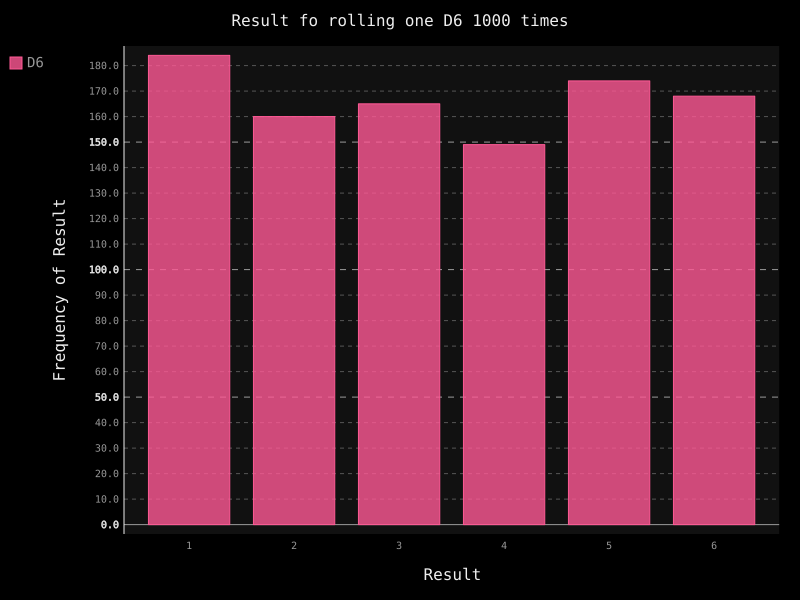

Write the Python code that produced this figure.
from die import Die
import pygal

die = Die()

res = []

for roll_num in range(1000):
    result = die.roll()
    res.append(result)

print(res)

frequencies = []
for value in range(1, die.num_sides+1):
    frequency = res.count(value)
    frequencies.append(frequency)

print(frequencies)

hist = pygal.Bar()

hist.title = 'Result fo rolling one D6 1000 times'
hist.x_labels = ['1', '2', '3', '4', '5', '6']
hist.x_title = 'Result'
hist.y_title = 'Frequency of Result'

hist.add('D6', frequencies)
hist.render_to_file('die_visual.svg')
